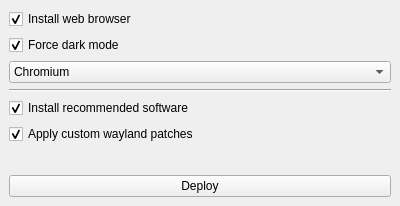
<?xml version="1.0" encoding="UTF-8"?>
<ui version="4.0">
 <class>MainWindow</class>
 <widget class="QMainWindow" name="MainWindow">
  <property name="geometry">
   <rect>
    <x>0</x>
    <y>0</y>
    <width>400</width>
    <height>206</height>
   </rect>
  </property>
  <property name="windowTitle">
   <string>Deploy++</string>
  </property>
  <widget class="QWidget" name="centralwidget">
   <layout class="QVBoxLayout" name="verticalLayout">
    <item>
     <widget class="QCheckBox" name="browser_checkbox">
      <property name="text">
       <string>Install web browser</string>
      </property>
      <property name="checked">
       <bool>true</bool>
      </property>
     </widget>
    </item>
    <item>
     <widget class="QCheckBox" name="darkmode_checkbox">
      <property name="text">
       <string>Force dark mode</string>
      </property>
      <property name="checked">
       <bool>true</bool>
      </property>
     </widget>
    </item>
    <item>
     <widget class="QComboBox" name="browser_combobox">
      <item>
       <property name="text">
        <string>Chromium</string>
       </property>
      </item>
      <item>
       <property name="text">
        <string>Firefox</string>
       </property>
      </item>
     </widget>
    </item>
    <item>
     <widget class="Line" name="line">
      <property name="orientation">
       <enum>Qt::Horizontal</enum>
      </property>
     </widget>
    </item>
    <item>
     <widget class="QCheckBox" name="recommended_checkbox">
      <property name="toolTip">
       <string>&lt;!DOCTYPE HTML PUBLIC &quot;-//W3C//DTD HTML 4.0//EN&quot; &quot;http://www.w3.org/TR/REC-html40/strict.dtd&quot;&gt;
&lt;html&gt;&lt;head&gt;&lt;meta name=&quot;qrichtext&quot; content=&quot;1&quot; /&gt;&lt;meta charset=&quot;utf-8&quot; /&gt;&lt;style type=&quot;text/css&quot;&gt;
p, li { white-space: pre-wrap; }
hr { height: 1px; border-width: 0; }
&lt;/style&gt;&lt;/head&gt;&lt;body style=&quot; font-family:'Sans Serif'; font-size:9pt; font-weight:400; font-style:normal;&quot;&gt;
&lt;p style=&quot; margin-top:12px; margin-bottom:12px; margin-left:0px; margin-right:0px; -qt-block-indent:0; text-indent:0px;&quot;&gt;Ark, Elisa, Gwenview, KWrite, KMail, Okular, Mpv&lt;/p&gt;&lt;/body&gt;&lt;/html&gt;</string>
      </property>
      <property name="text">
       <string>Install recommended software</string>
      </property>
      <property name="checked">
       <bool>true</bool>
      </property>
     </widget>
    </item>
    <item>
     <widget class="QCheckBox" name="wayland_checkbox">
      <property name="text">
       <string>Apply custom wayland patches</string>
      </property>
      <property name="checked">
       <bool>true</bool>
      </property>
     </widget>
    </item>
    <item>
     <spacer name="verticalSpacer">
      <property name="orientation">
       <enum>Qt::Vertical</enum>
      </property>
      <property name="sizeHint" stdset="0">
       <size>
        <width>20</width>
        <height>19</height>
       </size>
      </property>
     </spacer>
    </item>
    <item>
     <widget class="QPushButton" name="deploy_button">
      <property name="text">
       <string>Deploy</string>
      </property>
      <property name="autoDefault">
       <bool>false</bool>
      </property>
      <property name="default">
       <bool>false</bool>
      </property>
      <property name="flat">
       <bool>false</bool>
      </property>
     </widget>
    </item>
   </layout>
  </widget>
  <widget class="QMenuBar" name="menubar">
   <property name="geometry">
    <rect>
     <x>0</x>
     <y>0</y>
     <width>400</width>
     <height>19</height>
    </rect>
   </property>
  </widget>
 </widget>
 <resources/>
 <connections/>
</ui>
